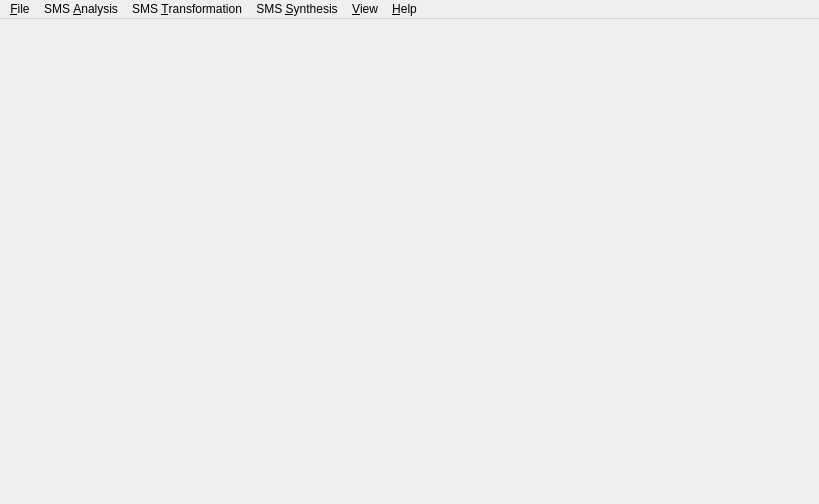
<?xml version="1.0" encoding="UTF-8"?>
<ui version="4.0">
 <class>QtSMSTools</class>
 <widget class="QMainWindow" name="QtSMSTools">
  <property name="geometry">
   <rect>
    <x>0</x>
    <y>0</y>
    <width>819</width>
    <height>504</height>
   </rect>
  </property>
  <property name="windowTitle">
   <string>SMS Tools 2 | MTG-UPF (Barcelona)</string>
  </property>
  <widget class="QWidget" name="widget">
   <property name="geometry">
    <rect>
     <x>0</x>
     <y>21</y>
     <width>819</width>
     <height>483</height>
    </rect>
   </property>
  </widget>
  <widget class="QMenuBar" name="mMenuBar">
   <property name="geometry">
    <rect>
     <x>0</x>
     <y>0</y>
     <width>819</width>
     <height>21</height>
    </rect>
   </property>
   <widget class="QMenu" name="mMenuFile">
    <property name="title">
     <string>&amp;File</string>
    </property>
    <addaction name="mMenuFileNewCfg"/>
    <addaction name="mMenuFileLoadCfg"/>
    <addaction name="separator"/>
    <addaction name="fileExitAction"/>
   </widget>
   <widget class="QMenu" name="SMS_Analysis">
    <property name="title">
     <string>SMS &amp;Analysis</string>
    </property>
    <addaction name="mMenuAnalysisAnalyze"/>
    <addaction name="mMenuFileLoadAnalysis"/>
    <addaction name="mMenuFileStoreAnalysis"/>
    <addaction name="separator"/>
    <addaction name="mMenuAnalysisExtractMelody"/>
    <addaction name="mMenuFileSaveMelody"/>
    <addaction name="separator"/>
   </widget>
   <widget class="QMenu" name="SMS_Transformation">
    <property name="title">
     <string>SMS &amp;Transformation</string>
    </property>
    <addaction name="mMenuFileNewScore"/>
    <addaction name="mMenuFileLoadScore"/>
    <addaction name="mMenuTransformApply"/>
    <addaction name="mMenuTransformUndo"/>
   </widget>
   <widget class="QMenu" name="SMS_Synthesis">
    <property name="title">
     <string>SMS &amp;Synthesis</string>
    </property>
    <addaction name="mMenuSynthSinthesize"/>
    <addaction name="mMenuFileSaveSynSound"/>
    <addaction name="mMenuFileSaveSynSinusoidal"/>
    <addaction name="mMenuFileSaveSynResidual"/>
   </widget>
   <widget class="QMenu" name="mMenuView">
    <property name="title">
     <string>&amp;View</string>
    </property>
    <widget class="QMenu" name="popupMenu_24">
     <property name="title">
      <string>Sonogram</string>
     </property>
     <addaction name="mMenuViewColorSonogram"/>
     <addaction name="mMenuViewBWSonogram"/>
    </widget>
    <widget class="QMenu" name="popupMenu_27">
     <property name="title">
      <string>Frame Data</string>
     </property>
     <addaction name="mMenuViewSpecPeaks"/>
     <addaction name="mMenuViewSinSpec"/>
     <addaction name="mMenuViewResSpec"/>
    </widget>
    <widget class="QMenu" name="popupMenu_36">
     <property name="title">
      <string>Scheme</string>
     </property>
     <addaction name="mBackgroundBlack"/>
     <addaction name="mBackgroundWhite"/>
    </widget>
    <addaction name="mMenuViewOriginalAudio"/>
    <addaction name="mMenuViewFundFreq"/>
    <addaction name="mMenuViewSinTracks"/>
    <addaction name="viewSonogram"/>
    <addaction name="popupMenu_24"/>
    <addaction name="viewFrameData"/>
    <addaction name="popupMenu_27"/>
    <addaction name="separator"/>
    <addaction name="mMenuViewSynAudio"/>
    <addaction name="mMenuViewSynSinusoidal"/>
    <addaction name="mMenuViewSynResidual"/>
    <addaction name="separator"/>
    <addaction name="viewSchemeAction"/>
    <addaction name="popupMenu_36"/>
   </widget>
   <widget class="QMenu" name="Help">
    <property name="title">
     <string>&amp;Help</string>
    </property>
    <addaction name="mMenuOnlineHelp"/>
    <addaction name="mMenuAbout"/>
   </widget>
   <addaction name="mMenuFile"/>
   <addaction name="SMS_Analysis"/>
   <addaction name="SMS_Transformation"/>
   <addaction name="SMS_Synthesis"/>
   <addaction name="mMenuView"/>
   <addaction name="Help"/>
  </widget>
  <action name="fileConfig">
   <property name="text">
    <string>Configuration</string>
   </property>
   <property name="iconText">
    <string>Configuration</string>
   </property>
   <property name="name" stdset="0">
    <cstring>fileConfig</cstring>
   </property>
  </action>
  <action name="mMenuFileNewCfg">
   <property name="text">
    <string>New Configuration...</string>
   </property>
   <property name="iconText">
    <string>New Configuration...</string>
   </property>
   <property name="name" stdset="0">
    <cstring>mMenuFileNewCfg</cstring>
   </property>
  </action>
  <action name="mMenuFileLoadCfg">
   <property name="text">
    <string>Load Configuration...</string>
   </property>
   <property name="iconText">
    <string>Load Configuration...</string>
   </property>
   <property name="name" stdset="0">
    <cstring>mMenuFileLoadCfg</cstring>
   </property>
  </action>
  <action name="fileSMSAnalysis">
   <property name="text">
    <string>SMS Analysis</string>
   </property>
   <property name="iconText">
    <string>SMS Analysis</string>
   </property>
   <property name="name" stdset="0">
    <cstring>fileSMSAnalysis</cstring>
   </property>
  </action>
  <action name="mMenuFileLoadAnalysis">
   <property name="text">
    <string>Load Analysis Data...</string>
   </property>
   <property name="iconText">
    <string>Load Analysis Data...</string>
   </property>
   <property name="name" stdset="0">
    <cstring>mMenuFileLoadAnalysis</cstring>
   </property>
  </action>
  <action name="mMenuFileStoreAnalysis">
   <property name="enabled">
    <bool>false</bool>
   </property>
   <property name="text">
    <string>Store Analysis Data...</string>
   </property>
   <property name="iconText">
    <string>Store Analysis Data...</string>
   </property>
   <property name="name" stdset="0">
    <cstring>mMenuFileStoreAnalysis</cstring>
   </property>
  </action>
  <action name="fileMelody">
   <property name="text">
    <string>Melody</string>
   </property>
   <property name="iconText">
    <string>Melody</string>
   </property>
   <property name="name" stdset="0">
    <cstring>fileMelody</cstring>
   </property>
  </action>
  <action name="mMenuFileSaveMelody">
   <property name="enabled">
    <bool>false</bool>
   </property>
   <property name="text">
    <string>Save Extracted Melody...</string>
   </property>
   <property name="iconText">
    <string>Save Extracted Melody...</string>
   </property>
   <property name="name" stdset="0">
    <cstring>mMenuFileSaveMelody</cstring>
   </property>
  </action>
  <action name="fileSMSTransform">
   <property name="text">
    <string>SMS Transformation</string>
   </property>
   <property name="iconText">
    <string>SMS Transformation</string>
   </property>
   <property name="name" stdset="0">
    <cstring>fileSMSTransform</cstring>
   </property>
  </action>
  <action name="mMenuFileNewScore">
   <property name="text">
    <string>New Score...</string>
   </property>
   <property name="iconText">
    <string>New Score...</string>
   </property>
   <property name="name" stdset="0">
    <cstring>mMenuFileNewScore</cstring>
   </property>
  </action>
  <action name="mMenuFileLoadScore">
   <property name="text">
    <string>Load Score...</string>
   </property>
   <property name="iconText">
    <string>Load Score...</string>
   </property>
   <property name="name" stdset="0">
    <cstring>mMenuFileLoadScore</cstring>
   </property>
  </action>
  <action name="fileSMSSynthesis">
   <property name="text">
    <string>SMS Synthesis</string>
   </property>
   <property name="iconText">
    <string>SMS Synthesis</string>
   </property>
   <property name="name" stdset="0">
    <cstring>fileSMSSynthesis</cstring>
   </property>
  </action>
  <action name="mMenuFileSaveSynSound">
   <property name="enabled">
    <bool>false</bool>
   </property>
   <property name="text">
    <string>Save synthesized sound...</string>
   </property>
   <property name="iconText">
    <string>Save synthesized sound...</string>
   </property>
   <property name="name" stdset="0">
    <cstring>mMenuFileSaveSynSound</cstring>
   </property>
  </action>
  <action name="mMenuFileSaveSynSinusoidal">
   <property name="enabled">
    <bool>false</bool>
   </property>
   <property name="text">
    <string>Save synthesized sinusoidal...</string>
   </property>
   <property name="iconText">
    <string>Save synthesized sinusoidal...</string>
   </property>
   <property name="name" stdset="0">
    <cstring>mMenuFileSaveSynSinusoidal</cstring>
   </property>
  </action>
  <action name="mMenuFileSaveSynResidual">
   <property name="enabled">
    <bool>false</bool>
   </property>
   <property name="text">
    <string>Save synthesized residual...</string>
   </property>
   <property name="iconText">
    <string>Save synthesized residual...</string>
   </property>
   <property name="name" stdset="0">
    <cstring>mMenuFileSaveSynResidual</cstring>
   </property>
  </action>
  <action name="fileExitAction">
   <property name="text">
    <string>Exit</string>
   </property>
   <property name="iconText">
    <string>Exit</string>
   </property>
   <property name="shortcut">
    <string>Ctrl+Q</string>
   </property>
   <property name="name" stdset="0">
    <cstring>fileExitAction</cstring>
   </property>
  </action>
  <action name="mMenuAnalysisAnalyze">
   <property name="enabled">
    <bool>false</bool>
   </property>
   <property name="text">
    <string>Analyze</string>
   </property>
   <property name="iconText">
    <string>Analyze</string>
   </property>
   <property name="name" stdset="0">
    <cstring>mMenuAnalysisAnalyze</cstring>
   </property>
  </action>
  <action name="mMenuAnalysisExtractMelody">
   <property name="enabled">
    <bool>false</bool>
   </property>
   <property name="text">
    <string>Melody Extraction</string>
   </property>
   <property name="iconText">
    <string>Melody Extraction</string>
   </property>
   <property name="name" stdset="0">
    <cstring>mMenuAnalysisExtractMelody</cstring>
   </property>
  </action>
  <action name="mMenuTransformApply">
   <property name="enabled">
    <bool>false</bool>
   </property>
   <property name="text">
    <string>Apply</string>
   </property>
   <property name="iconText">
    <string>Apply</string>
   </property>
   <property name="name" stdset="0">
    <cstring>mMenuTransformApply</cstring>
   </property>
  </action>
  <action name="mMenuTransformUndo">
   <property name="enabled">
    <bool>false</bool>
   </property>
   <property name="text">
    <string>Undo Transformation</string>
   </property>
   <property name="iconText">
    <string>Undo Transformation</string>
   </property>
   <property name="name" stdset="0">
    <cstring>mMenuTransformUndo</cstring>
   </property>
  </action>
  <action name="mMenuSynthSinthesize">
   <property name="enabled">
    <bool>false</bool>
   </property>
   <property name="text">
    <string>Synthesize</string>
   </property>
   <property name="iconText">
    <string>Synthesize</string>
   </property>
   <property name="name" stdset="0">
    <cstring>mMenuSynthSinthesize</cstring>
   </property>
  </action>
  <action name="mMenuOnlineHelp">
   <property name="text">
    <string>CLAM home page</string>
   </property>
   <property name="iconText">
    <string>CLAM home page</string>
   </property>
   <property name="name" stdset="0">
    <cstring>mMenuOnlineHelp</cstring>
   </property>
  </action>
  <action name="mMenuLicense">
   <property name="text">
    <string>License...</string>
   </property>
   <property name="iconText">
    <string>License...</string>
   </property>
   <property name="name" stdset="0">
    <cstring>mMenuLicense</cstring>
   </property>
  </action>
  <action name="mMenuAbout">
   <property name="text">
    <string>About SMS Tools 2...</string>
   </property>
   <property name="iconText">
    <string>About SMS Tools 2...</string>
   </property>
   <property name="name" stdset="0">
    <cstring>mMenuAbout</cstring>
   </property>
  </action>
  <action name="mMenuViewSinTracks">
   <property name="checkable">
    <bool>true</bool>
   </property>
   <property name="enabled">
    <bool>false</bool>
   </property>
   <property name="text">
    <string>Sinusoidal Tracks</string>
   </property>
   <property name="iconText">
    <string>Sinusoidal Tracks</string>
   </property>
   <property name="name" stdset="0">
    <cstring>mMenuViewSinTracks</cstring>
   </property>
  </action>
  <action name="mMenuViewFundFreq">
   <property name="checkable">
    <bool>true</bool>
   </property>
   <property name="enabled">
    <bool>false</bool>
   </property>
   <property name="text">
    <string>Fundametal Frequency</string>
   </property>
   <property name="iconText">
    <string>Fundametal Frequency</string>
   </property>
   <property name="name" stdset="0">
    <cstring>mMenuViewFundFreq</cstring>
   </property>
  </action>
  <action name="viewSonogram">
   <property name="text">
    <string>Sonogram</string>
   </property>
   <property name="iconText">
    <string>Sonogram</string>
   </property>
   <property name="name" stdset="0">
    <cstring>viewSonogram</cstring>
   </property>
  </action>
  <action name="mMenuViewColorSonogram">
   <property name="checkable">
    <bool>true</bool>
   </property>
   <property name="enabled">
    <bool>false</bool>
   </property>
   <property name="text">
    <string>Color</string>
   </property>
   <property name="iconText">
    <string>Color</string>
   </property>
   <property name="name" stdset="0">
    <cstring>mMenuViewColorSonogram</cstring>
   </property>
  </action>
  <action name="mMenuViewBWSonogram">
   <property name="checkable">
    <bool>true</bool>
   </property>
   <property name="enabled">
    <bool>false</bool>
   </property>
   <property name="text">
    <string>B&amp;&amp;W</string>
   </property>
   <property name="iconText">
    <string>B&amp;W</string>
   </property>
   <property name="name" stdset="0">
    <cstring>mMenuViewBWSonogram</cstring>
   </property>
  </action>
  <action name="viewFrameData">
   <property name="text">
    <string>Frame Data</string>
   </property>
   <property name="iconText">
    <string>Frame Data</string>
   </property>
   <property name="name" stdset="0">
    <cstring>viewFrameData</cstring>
   </property>
  </action>
  <action name="mMenuViewSpecPeaks">
   <property name="checkable">
    <bool>true</bool>
   </property>
   <property name="enabled">
    <bool>false</bool>
   </property>
   <property name="text">
    <string>Spectrum and Peaks</string>
   </property>
   <property name="iconText">
    <string>Spectrum and Peaks</string>
   </property>
   <property name="name" stdset="0">
    <cstring>mMenuViewSpecPeaks</cstring>
   </property>
  </action>
  <action name="mMenuViewSinSpec">
   <property name="checkable">
    <bool>true</bool>
   </property>
   <property name="enabled">
    <bool>false</bool>
   </property>
   <property name="text">
    <string>Sinusoidal Spectrum</string>
   </property>
   <property name="iconText">
    <string>Sinusoidal Spectrum</string>
   </property>
   <property name="name" stdset="0">
    <cstring>mMenuViewSinSpec</cstring>
   </property>
  </action>
  <action name="mMenuViewResSpec">
   <property name="checkable">
    <bool>true</bool>
   </property>
   <property name="enabled">
    <bool>false</bool>
   </property>
   <property name="text">
    <string>Residual Spectrum</string>
   </property>
   <property name="iconText">
    <string>Residual Spectrum</string>
   </property>
   <property name="name" stdset="0">
    <cstring>mMenuViewResSpec</cstring>
   </property>
  </action>
  <action name="mMenuViewSynSinusoidal">
   <property name="checkable">
    <bool>true</bool>
   </property>
   <property name="enabled">
    <bool>false</bool>
   </property>
   <property name="text">
    <string>Synthesized Sinusoidal</string>
   </property>
   <property name="iconText">
    <string>Synthesized Sinusoidal</string>
   </property>
   <property name="name" stdset="0">
    <cstring>mMenuViewSynSinusoidal</cstring>
   </property>
  </action>
  <action name="mMenuViewSynResidual">
   <property name="checkable">
    <bool>true</bool>
   </property>
   <property name="enabled">
    <bool>false</bool>
   </property>
   <property name="text">
    <string>Synthesized Residual</string>
   </property>
   <property name="iconText">
    <string>Synthesized Residual</string>
   </property>
   <property name="name" stdset="0">
    <cstring>mMenuViewSynResidual</cstring>
   </property>
  </action>
  <action name="mMenuViewSynAudio">
   <property name="checkable">
    <bool>true</bool>
   </property>
   <property name="enabled">
    <bool>false</bool>
   </property>
   <property name="text">
    <string>Synthesized Audio</string>
   </property>
   <property name="iconText">
    <string>Synthesized Audio</string>
   </property>
   <property name="name" stdset="0">
    <cstring>mMenuViewSynAudio</cstring>
   </property>
  </action>
  <action name="mMenuViewOriginalAudio">
   <property name="checkable">
    <bool>true</bool>
   </property>
   <property name="enabled">
    <bool>false</bool>
   </property>
   <property name="text">
    <string>Original Audio</string>
   </property>
   <property name="iconText">
    <string>Original Audio</string>
   </property>
   <property name="name" stdset="0">
    <cstring>mMenuViewOriginalAudio</cstring>
   </property>
  </action>
  <action name="viewSchemeAction">
   <property name="text">
    <string>Scheme</string>
   </property>
   <property name="iconText">
    <string>Scheme</string>
   </property>
   <property name="name" stdset="0">
    <cstring>viewSchemeAction</cstring>
   </property>
  </action>
  <action name="mBackgroundBlack">
   <property name="checkable">
    <bool>true</bool>
   </property>
   <property name="checked">
    <bool>true</bool>
   </property>
   <property name="text">
    <string>Background black</string>
   </property>
   <property name="iconText">
    <string>Background black</string>
   </property>
   <property name="name" stdset="0">
    <cstring>mBackgroundBlack</cstring>
   </property>
  </action>
  <action name="mBackgroundWhite">
   <property name="checkable">
    <bool>true</bool>
   </property>
   <property name="text">
    <string>Background white</string>
   </property>
   <property name="iconText">
    <string>Background white</string>
   </property>
   <property name="name" stdset="0">
    <cstring>mBackgroundWhite</cstring>
   </property>
  </action>
  <action name="Action">
   <property name="iconText">
    <string>Unnamed</string>
   </property>
   <property name="name" stdset="0">
    <cstring>Action</cstring>
   </property>
  </action>
 </widget>
 <layoutdefault spacing="6" margin="11"/>
 <customwidgets>
  <customwidget>
   <class>Q3MainWindow</class>
   <extends>QWidget</extends>
   <header>q3mainwindow.h</header>
   <container>1</container>
  </customwidget>
 </customwidgets>
 <resources/>
 <connections>
  <connection>
   <sender>mMenuAnalysisAnalyze</sender>
   <signal>activated()</signal>
   <receiver>QtSMSTools</receiver>
   <slot>analyze()</slot>
   <hints>
    <hint type="sourcelabel">
     <x>-1</x>
     <y>-1</y>
    </hint>
    <hint type="destinationlabel">
     <x>20</x>
     <y>20</y>
    </hint>
   </hints>
  </connection>
  <connection>
   <sender>fileExitAction</sender>
   <signal>activated()</signal>
   <receiver>QtSMSTools</receiver>
   <slot>close()</slot>
   <hints>
    <hint type="sourcelabel">
     <x>-1</x>
     <y>-1</y>
    </hint>
    <hint type="destinationlabel">
     <x>20</x>
     <y>20</y>
    </hint>
   </hints>
  </connection>
  <connection>
   <sender>mMenuFileLoadCfg</sender>
   <signal>activated()</signal>
   <receiver>QtSMSTools</receiver>
   <slot>loadConfiguration()</slot>
   <hints>
    <hint type="sourcelabel">
     <x>-1</x>
     <y>-1</y>
    </hint>
    <hint type="destinationlabel">
     <x>20</x>
     <y>20</y>
    </hint>
   </hints>
  </connection>
  <connection>
   <sender>mMenuFileNewCfg</sender>
   <signal>activated()</signal>
   <receiver>QtSMSTools</receiver>
   <slot>newConfiguration()</slot>
   <hints>
    <hint type="sourcelabel">
     <x>-1</x>
     <y>-1</y>
    </hint>
    <hint type="destinationlabel">
     <x>20</x>
     <y>20</y>
    </hint>
   </hints>
  </connection>
  <connection>
   <sender>mMenuFileSaveMelody</sender>
   <signal>activated()</signal>
   <receiver>QtSMSTools</receiver>
   <slot>storeExtractedMelody()</slot>
   <hints>
    <hint type="sourcelabel">
     <x>-1</x>
     <y>-1</y>
    </hint>
    <hint type="destinationlabel">
     <x>20</x>
     <y>20</y>
    </hint>
   </hints>
  </connection>
  <connection>
   <sender>mMenuFileLoadAnalysis</sender>
   <signal>activated()</signal>
   <receiver>QtSMSTools</receiver>
   <slot>loadAnalysisData()</slot>
   <hints>
    <hint type="sourcelabel">
     <x>-1</x>
     <y>-1</y>
    </hint>
    <hint type="destinationlabel">
     <x>20</x>
     <y>20</y>
    </hint>
   </hints>
  </connection>
  <connection>
   <sender>mMenuFileStoreAnalysis</sender>
   <signal>activated()</signal>
   <receiver>QtSMSTools</receiver>
   <slot>storeAnalysisData()</slot>
   <hints>
    <hint type="sourcelabel">
     <x>-1</x>
     <y>-1</y>
    </hint>
    <hint type="destinationlabel">
     <x>20</x>
     <y>20</y>
    </hint>
   </hints>
  </connection>
  <connection>
   <sender>mMenuFileSaveSynSound</sender>
   <signal>activated()</signal>
   <receiver>QtSMSTools</receiver>
   <slot>saveSynthesizedAudio()</slot>
   <hints>
    <hint type="sourcelabel">
     <x>-1</x>
     <y>-1</y>
    </hint>
    <hint type="destinationlabel">
     <x>20</x>
     <y>20</y>
    </hint>
   </hints>
  </connection>
  <connection>
   <sender>mMenuFileSaveSynSinusoidal</sender>
   <signal>activated()</signal>
   <receiver>QtSMSTools</receiver>
   <slot>saveSynthesizedSinusoidal()</slot>
   <hints>
    <hint type="sourcelabel">
     <x>-1</x>
     <y>-1</y>
    </hint>
    <hint type="destinationlabel">
     <x>20</x>
     <y>20</y>
    </hint>
   </hints>
  </connection>
  <connection>
   <sender>mMenuFileSaveSynResidual</sender>
   <signal>activated()</signal>
   <receiver>QtSMSTools</receiver>
   <slot>saveSynthesizedResidua()</slot>
   <hints>
    <hint type="sourcelabel">
     <x>-1</x>
     <y>-1</y>
    </hint>
    <hint type="destinationlabel">
     <x>20</x>
     <y>20</y>
    </hint>
   </hints>
  </connection>
  <connection>
   <sender>mMenuFileLoadScore</sender>
   <signal>activated()</signal>
   <receiver>QtSMSTools</receiver>
   <slot>loadTransformationScore()</slot>
   <hints>
    <hint type="sourcelabel">
     <x>-1</x>
     <y>-1</y>
    </hint>
    <hint type="destinationlabel">
     <x>20</x>
     <y>20</y>
    </hint>
   </hints>
  </connection>
  <connection>
   <sender>mMenuFileNewScore</sender>
   <signal>activated()</signal>
   <receiver>QtSMSTools</receiver>
   <slot>newTransformationScore()</slot>
   <hints>
    <hint type="sourcelabel">
     <x>-1</x>
     <y>-1</y>
    </hint>
    <hint type="destinationlabel">
     <x>20</x>
     <y>20</y>
    </hint>
   </hints>
  </connection>
  <connection>
   <sender>mMenuAnalysisExtractMelody</sender>
   <signal>activated()</signal>
   <receiver>QtSMSTools</receiver>
   <slot>melodyExtraction()</slot>
   <hints>
    <hint type="sourcelabel">
     <x>-1</x>
     <y>-1</y>
    </hint>
    <hint type="destinationlabel">
     <x>20</x>
     <y>20</y>
    </hint>
   </hints>
  </connection>
  <connection>
   <sender>mMenuTransformApply</sender>
   <signal>activated()</signal>
   <receiver>QtSMSTools</receiver>
   <slot>doTransformation()</slot>
   <hints>
    <hint type="sourcelabel">
     <x>-1</x>
     <y>-1</y>
    </hint>
    <hint type="destinationlabel">
     <x>20</x>
     <y>20</y>
    </hint>
   </hints>
  </connection>
  <connection>
   <sender>mMenuTransformUndo</sender>
   <signal>activated()</signal>
   <receiver>QtSMSTools</receiver>
   <slot>undoTransformation()</slot>
   <hints>
    <hint type="sourcelabel">
     <x>-1</x>
     <y>-1</y>
    </hint>
    <hint type="destinationlabel">
     <x>20</x>
     <y>20</y>
    </hint>
   </hints>
  </connection>
  <connection>
   <sender>mMenuViewBWSonogram</sender>
   <signal>toggled(bool)</signal>
   <receiver>QtSMSTools</receiver>
   <slot>displayBWSonogram(bool)</slot>
   <hints>
    <hint type="sourcelabel">
     <x>-1</x>
     <y>-1</y>
    </hint>
    <hint type="destinationlabel">
     <x>20</x>
     <y>20</y>
    </hint>
   </hints>
  </connection>
  <connection>
   <sender>mMenuViewColorSonogram</sender>
   <signal>toggled(bool)</signal>
   <receiver>QtSMSTools</receiver>
   <slot>displayColorSonogram(bool)</slot>
   <hints>
    <hint type="sourcelabel">
     <x>-1</x>
     <y>-1</y>
    </hint>
    <hint type="destinationlabel">
     <x>20</x>
     <y>20</y>
    </hint>
   </hints>
  </connection>
  <connection>
   <sender>mMenuViewFundFreq</sender>
   <signal>toggled(bool)</signal>
   <receiver>QtSMSTools</receiver>
   <slot>displayFundamentalFrequency(bool)</slot>
   <hints>
    <hint type="sourcelabel">
     <x>-1</x>
     <y>-1</y>
    </hint>
    <hint type="destinationlabel">
     <x>20</x>
     <y>20</y>
    </hint>
   </hints>
  </connection>
  <connection>
   <sender>mMenuViewOriginalAudio</sender>
   <signal>toggled(bool)</signal>
   <receiver>QtSMSTools</receiver>
   <slot>displayOriginalAudio(bool)</slot>
   <hints>
    <hint type="sourcelabel">
     <x>-1</x>
     <y>-1</y>
    </hint>
    <hint type="destinationlabel">
     <x>20</x>
     <y>20</y>
    </hint>
   </hints>
  </connection>
  <connection>
   <sender>mMenuViewResSpec</sender>
   <signal>toggled(bool)</signal>
   <receiver>QtSMSTools</receiver>
   <slot>displayResidualSpectrum(bool)</slot>
   <hints>
    <hint type="sourcelabel">
     <x>-1</x>
     <y>-1</y>
    </hint>
    <hint type="destinationlabel">
     <x>20</x>
     <y>20</y>
    </hint>
   </hints>
  </connection>
  <connection>
   <sender>mMenuViewSinSpec</sender>
   <signal>toggled(bool)</signal>
   <receiver>QtSMSTools</receiver>
   <slot>displaySinusoidalSpectrum(bool)</slot>
   <hints>
    <hint type="sourcelabel">
     <x>-1</x>
     <y>-1</y>
    </hint>
    <hint type="destinationlabel">
     <x>20</x>
     <y>20</y>
    </hint>
   </hints>
  </connection>
  <connection>
   <sender>mMenuViewSinTracks</sender>
   <signal>toggled(bool)</signal>
   <receiver>QtSMSTools</receiver>
   <slot>displaySinusoidalTracks(bool)</slot>
   <hints>
    <hint type="sourcelabel">
     <x>-1</x>
     <y>-1</y>
    </hint>
    <hint type="destinationlabel">
     <x>20</x>
     <y>20</y>
    </hint>
   </hints>
  </connection>
  <connection>
   <sender>mMenuViewSpecPeaks</sender>
   <signal>toggled(bool)</signal>
   <receiver>QtSMSTools</receiver>
   <slot>displaySpectrumAndPeaks(bool)</slot>
   <hints>
    <hint type="sourcelabel">
     <x>-1</x>
     <y>-1</y>
    </hint>
    <hint type="destinationlabel">
     <x>20</x>
     <y>20</y>
    </hint>
   </hints>
  </connection>
  <connection>
   <sender>mMenuViewSynAudio</sender>
   <signal>toggled(bool)</signal>
   <receiver>QtSMSTools</receiver>
   <slot>displaySynthesizedSound(bool)</slot>
   <hints>
    <hint type="sourcelabel">
     <x>-1</x>
     <y>-1</y>
    </hint>
    <hint type="destinationlabel">
     <x>20</x>
     <y>20</y>
    </hint>
   </hints>
  </connection>
  <connection>
   <sender>mMenuViewSynResidual</sender>
   <signal>toggled(bool)</signal>
   <receiver>QtSMSTools</receiver>
   <slot>displaySynthesizedResidual(bool)</slot>
   <hints>
    <hint type="sourcelabel">
     <x>-1</x>
     <y>-1</y>
    </hint>
    <hint type="destinationlabel">
     <x>20</x>
     <y>20</y>
    </hint>
   </hints>
  </connection>
  <connection>
   <sender>mMenuViewSynSinusoidal</sender>
   <signal>toggled(bool)</signal>
   <receiver>QtSMSTools</receiver>
   <slot>displaySynthesizedSinusoidal(bool)</slot>
   <hints>
    <hint type="sourcelabel">
     <x>-1</x>
     <y>-1</y>
    </hint>
    <hint type="destinationlabel">
     <x>20</x>
     <y>20</y>
    </hint>
   </hints>
  </connection>
  <connection>
   <sender>mMenuOnlineHelp</sender>
   <signal>activated()</signal>
   <receiver>QtSMSTools</receiver>
   <slot>showOnlineHelp()</slot>
   <hints>
    <hint type="sourcelabel">
     <x>-1</x>
     <y>-1</y>
    </hint>
    <hint type="destinationlabel">
     <x>20</x>
     <y>20</y>
    </hint>
   </hints>
  </connection>
  <connection>
   <sender>mMenuLicense</sender>
   <signal>activated()</signal>
   <receiver>QtSMSTools</receiver>
   <slot>showLicense()</slot>
   <hints>
    <hint type="sourcelabel">
     <x>-1</x>
     <y>-1</y>
    </hint>
    <hint type="destinationlabel">
     <x>20</x>
     <y>20</y>
    </hint>
   </hints>
  </connection>
  <connection>
   <sender>mMenuAbout</sender>
   <signal>activated()</signal>
   <receiver>QtSMSTools</receiver>
   <slot>showAboutBox()</slot>
   <hints>
    <hint type="sourcelabel">
     <x>-1</x>
     <y>-1</y>
    </hint>
    <hint type="destinationlabel">
     <x>20</x>
     <y>20</y>
    </hint>
   </hints>
  </connection>
  <connection>
   <sender>mMenuSynthSinthesize</sender>
   <signal>activated()</signal>
   <receiver>QtSMSTools</receiver>
   <slot>synthesize()</slot>
   <hints>
    <hint type="sourcelabel">
     <x>-1</x>
     <y>-1</y>
    </hint>
    <hint type="destinationlabel">
     <x>20</x>
     <y>20</y>
    </hint>
   </hints>
  </connection>
  <connection>
   <sender>mBackgroundBlack</sender>
   <signal>toggled(bool)</signal>
   <receiver>QtSMSTools</receiver>
   <slot>backgroundBlack(bool)</slot>
   <hints>
    <hint type="sourcelabel">
     <x>-1</x>
     <y>-1</y>
    </hint>
    <hint type="destinationlabel">
     <x>20</x>
     <y>20</y>
    </hint>
   </hints>
  </connection>
  <connection>
   <sender>mBackgroundWhite</sender>
   <signal>toggled(bool)</signal>
   <receiver>QtSMSTools</receiver>
   <slot>backgroundWhite(bool)</slot>
   <hints>
    <hint type="sourcelabel">
     <x>-1</x>
     <y>-1</y>
    </hint>
    <hint type="destinationlabel">
     <x>20</x>
     <y>20</y>
    </hint>
   </hints>
  </connection>
 </connections>
</ui>
